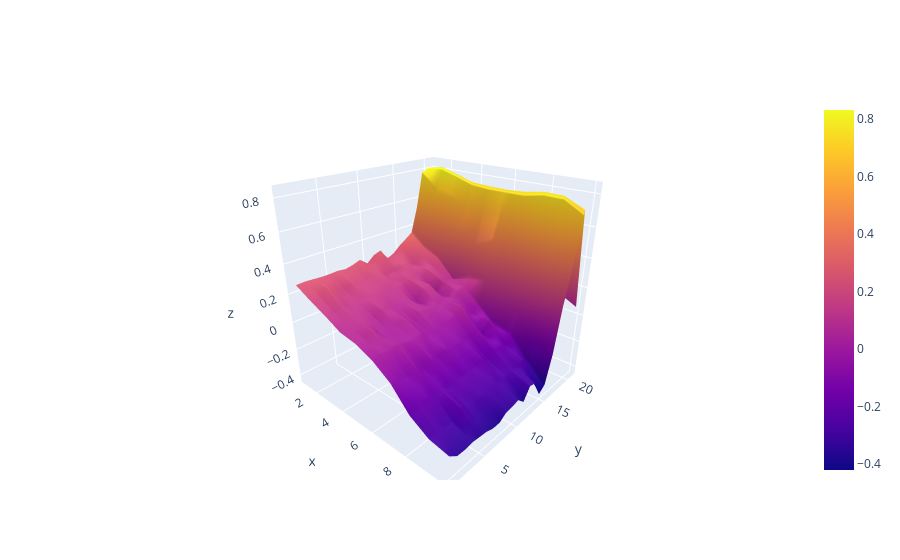

Source (notebook cell):
### Code cell
x, y, z = mc_agent.get_V_star()
fig = go.Figure(data=[go.Surface(z=z, x=y, y=x)])
fig.show()

### Figure 1 — Plotly figure (JSON) as saved in the notebook; plotly's stock layout.template omitted (floating-point values rounded to 4 significant figures; data arrays with more than 128 entries replaced by an {"elided": "..."} marker saying what was removed)
{"data": [{"type": "surface", "x": [1, 2, 3, 4, 5, 6, 7, 8, 9, 10], "y": [1, 2, 3, 4, 5, 6, 7, 8, 9, 10, 11, 12, 13, 14, 15, 16, 17, 18, 19, 20, 21], "z": {"elided": "21x10 float values"}}], "layout": {"autosize": true, "scene": {"aspectmode": "auto", "aspectratio": {"x": 1, "y": 1, "z": 1}, "camera": {"center": {"x": 0, "y": 0, "z": 0}, "eye": {"x": 1.313, "y": -1.457, "z": 0.9169}, "projection": {"type": "perspective"}, "up": {"x": 0, "y": 0, "z": 1}}}}}
